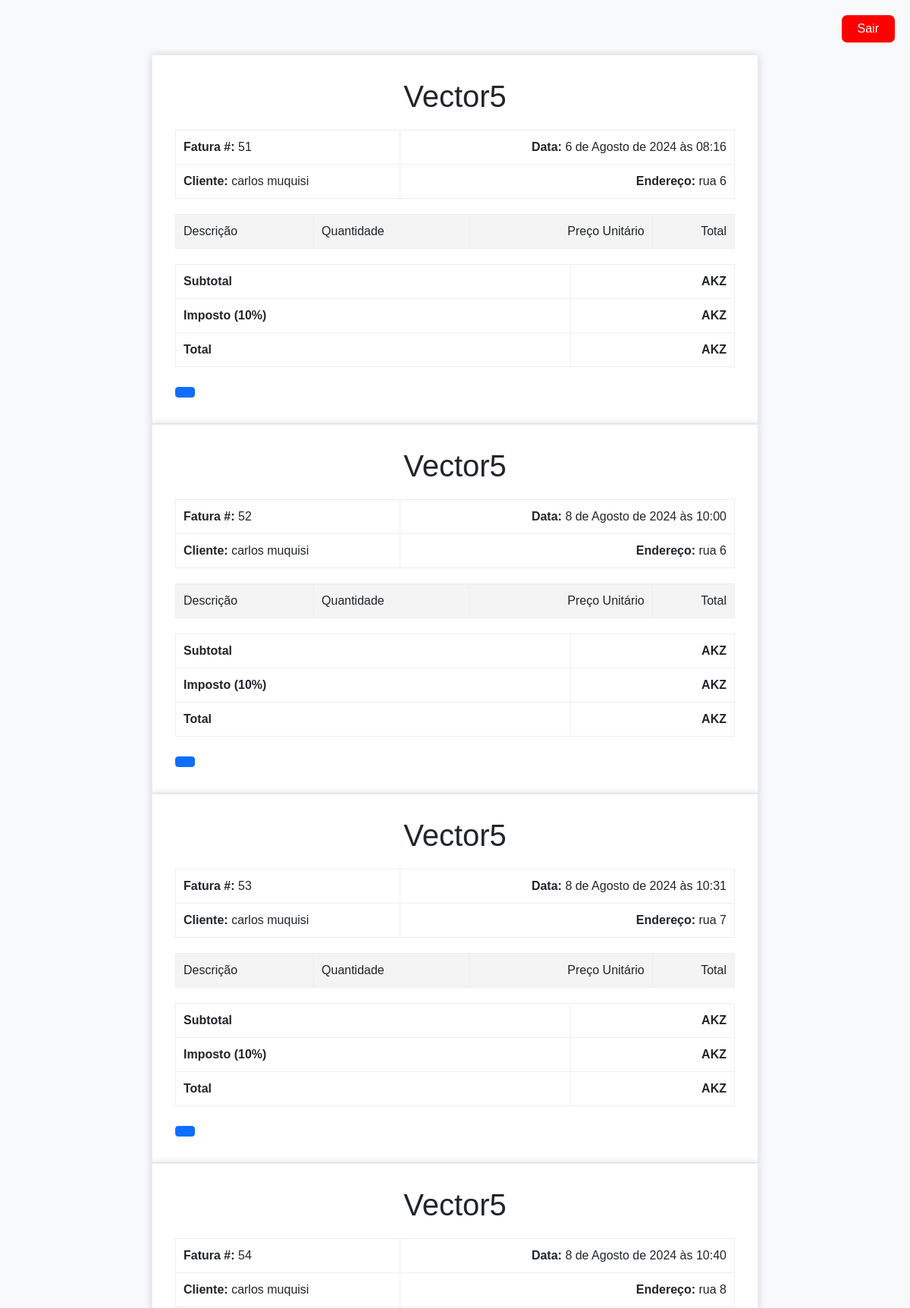
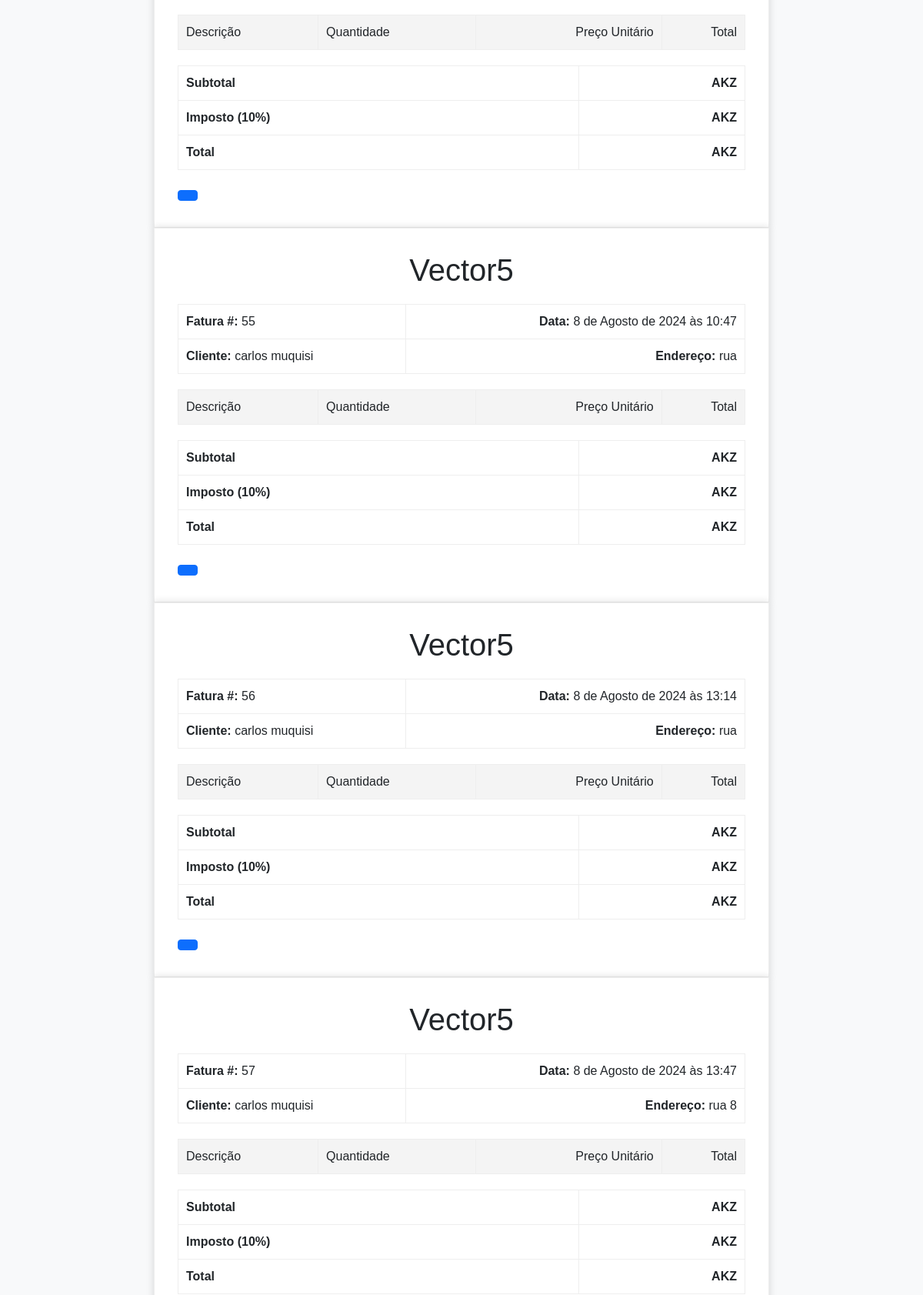
The app's page /vetor5/listar_faturas/ (signed in, upper part) with its own data (2 pictures, top to bottom).
### usuarios/models.py (models this page shows, shortened)
class Pedido(models.Model):
    imagem = models.FileField(upload_to='imagem/')
    usuario = models.ForeignKey(Cliente, on_delete=models.CASCADE)
    data = models.DateTimeField(auto_now_add=True)
    endereco = models.CharField(max_length=255)
    status = models.CharField(max_length=50)

class Cliente(models.Model):
    foto = models.FileField(upload_to='imagem/')
    nome = models.CharField(max_length=50)
    email = models.EmailField(max_length=100)
    senha = models.CharField(max_length=40)
    class Meta:
        verbose_name_plural = "Conta dos Clientes"

### usuarios/views.py (the view)
# urls.py: path('listar_faturas/', views.listar_faturas, name='listar_faturas'),
def listar_faturas(request):
    cliente_id = request.session.get('cliente')
    if not cliente_id:
        return redirect('/vetor5/login_cliente/?status=2')  # Redireciona para a página de login se não estiver logado
    cliente = get_object_or_404(Cliente, id=cliente_id)
    itens = Pedido.objects.filter(usuario=cliente)
    return render(request, 'factura.html', {
        'itens': itens,
        'cliente': cliente
    })

### usuarios/templates/factura.html (shortened to what this page needs)
<!DOCTYPE html>
<html lang="pt-br">
<head>
    <link href="https://cdn.jsdelivr.net/npm/bootstrap@5.0.2/dist/css/bootstrap.min.css" rel="stylesheet">
</head>
<body>
    <div class="mb-3 text-end">
        <a href="{% url 'cliente' %}" class="btn btn-custom">Sair</a>
    </div>
    {% for item in itens %}
    <div class="invoice-box">
        <div class="invoice-header">
            <h1>Vector5</h1>
        </div>
        <table class="invoice-details">
            <tr>
                <td><strong>Fatura #:</strong> {{ item.id }}</td>
                <td><strong>Data:</strong> {{ item.data }} </td>
            </tr>
            <tr>
                <td><strong>Cliente:</strong> {{ item.usuario.nome }}</td>
                <td><strong>Endereço:</strong> {{ item.endereco }}</td>
            </tr>
        </table>
        <table class="invoice-items">
            <thead>
                <tr>
                    <td>Descrição</td>
                    <td>Quantidade</td>
                    <td>Preço Unitário</td>
                    <td>Total</td>
                </tr>
            </thead>
        </table>
        <table class="invoice-total">
            <tr>
                <td>Subtotal</td>
                <td>AKZ </td>
            </tr>
            <tr>
                <td>Imposto (10%)</td>
                <td>AKZ </td>
            </tr>
            <tr>
                <td>Total</td>
                <td>AKZ </td>
            </tr>
        </table>
        <button class="btn btn-primary" onclick="shareInvoice({{ item.id }})"></button>
    </div>
    {% endfor %}
</body>
</html>

### usuarios/templates/factura.html (style rules this page uses)
body { background-color: #f8f9fa; padding: 20px; font-family: Arial, sans-serif; }
.invoice-box { max-width: 800px; margin: auto; padding: 30px; border: 1px solid #eee; box-shadow: 0 0 10px rgba(0, 0, 0, 0.15); background-color: #fff; }
.invoice-header { text-align: center; margin-bottom: 20px; }
.invoice-header h1 { margin: 0; }
.invoice-details, .invoice-items, .invoice-total { width: 100%; margin-bottom: 20px; }
.invoice-details td, .invoice-items td, .invoice-total td { padding: 10px; border: 1px solid #eee; }
.invoice-details td:nth-child(2), .invoice-items td:nth-child(2), .invoice-total td:nth-child(2) { text-align: right; }
.invoice-items thead { background: #f4f4f4; }
.invoice-items td { text-align: right; }
.invoice-items td:nth-child(1), .invoice-items td:nth-child(2) { text-align: left; }
.invoice-total td { font-weight: bold; text-align: right; }
.invoice-total td:nth-child(1) { text-align: left; }
.btn-custom { background-color: red; border-radius: 7px; padding: 5px 20px; color: #fff; }

### records on screen
Pedido: id "51", data "6 de Agosto de 2024 às 08:16", usuario.nome "carlos muquisi", endereco "rua 6"
Pedido: id "52", data "8 de Agosto de 2024 às 10:00", usuario.nome "carlos muquisi", endereco "rua 6"
Pedido: id "53", data "8 de Agosto de 2024 às 10:31", usuario.nome "carlos muquisi", endereco "rua 7"
Pedido: id "54", data "8 de Agosto de 2024 às 10:40", usuario.nome "carlos muquisi", endereco "rua 8"
Pedido: id "55", data "8 de Agosto de 2024 às 10:47", usuario.nome "carlos muquisi", endereco "rua"
Pedido: id "56", data "8 de Agosto de 2024 às 13:14", usuario.nome "carlos muquisi", endereco "rua"
Pedido: id "57", data "8 de Agosto de 2024 às 13:47", usuario.nome "carlos muquisi", endereco "rua 8"
